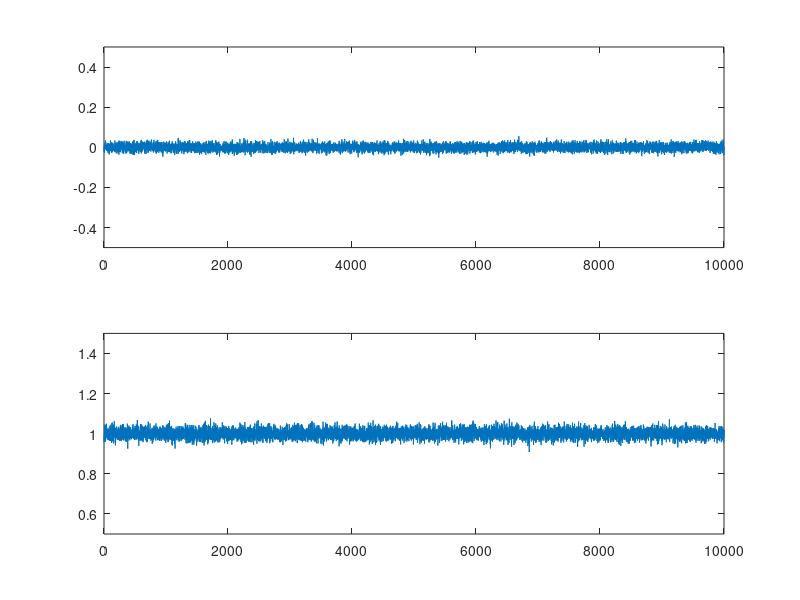
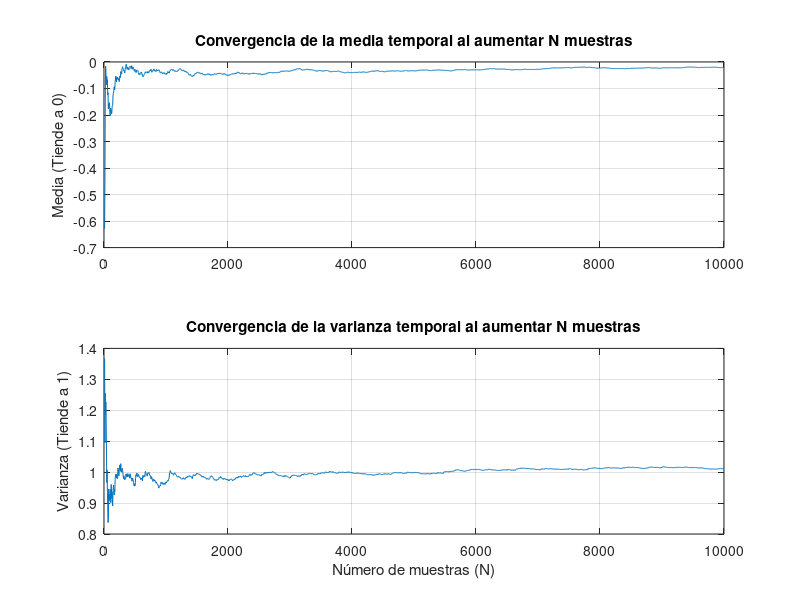
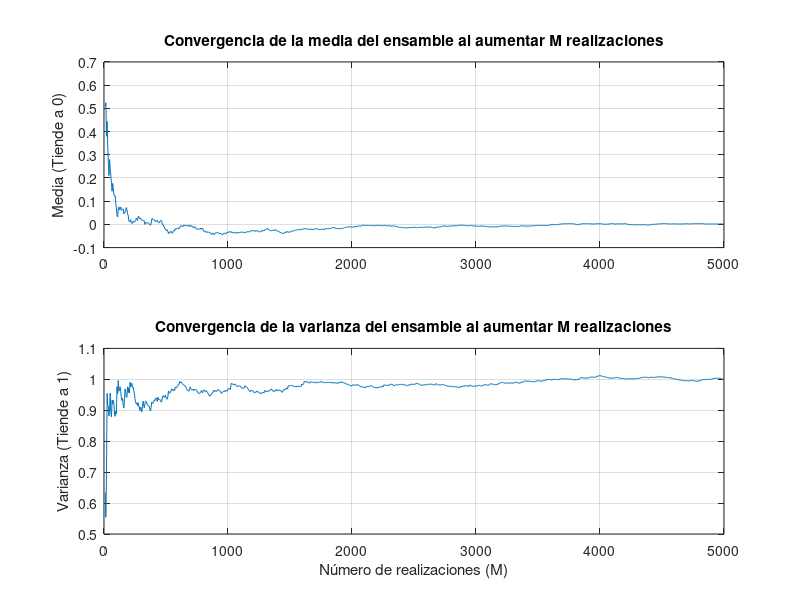

Write MATLAB code to recreate these figures, in order.
N = 10000; # Nro de muestras temporales
M = 5000;   # Nro de realizaciones (señales independientes)

# Generar la señal aleatoria gaussiana (media = 0 varianza = 1)
# randn genera directamente valores con distribucion normal estandar
X = randn(M, N); # Matriz MxN

# Calculamos la media y la varianza del ensamble para cada instante temporal 'n'
media_ensamble = mean(X, 1); # Media a lo largo de las filas (M realizaciones)
# mean(Matriz,Dimension) Dimension = 1 -> Filas

varianza_ensamble = var(X, 0, 1); # Varianza a lo largo de las filas
# var(Matriz,Factor de Normalizacion, Dimension)

figure(1);
subplot(2,1,1);
title('Media del ensamble en función del tiempo');
plot(media_ensamble);
ylim([-0.5 0.5]);

subplot(2,1,2);
title('Varianza del ensamble en función del tiempo');
plot(varianza_ensamble);
ylim([0.5 1.5]);

# ERGODICIDAD
# Tomamos una reallizacion cualquiera, ej fila 5
realizacion_1 = X(5, :);
media_temporal = mean(realizacion_1);
varianza_temporal = var(realizacion_1);

fprintf('Media temporal (1 realización): %f (Teórico: 0)\n', media_temporal);
fprintf('Varianza temporal (1 realización): %f (Teórico: 1)\n', varianza_temporal);

# CONVERGENCIA AL AUMENTAR MUESTRAS (N)
muestras_vector = 10:5:N;
media_convergencia_N = zeros(1, length(muestras_vector));
varianza_convergencia_N = zeros(1, length(muestras_vector));

# Calculamos aumentando iterativamente la cantidad de muestras
for i = 1:length(muestras_vector)
    datos_parciales = realizacion_1(1:muestras_vector(i));
    media_convergencia_N(i) = mean(datos_parciales);
    varianza_convergencia_N(i) = var(datos_parciales);
end

figure(2);
subplot(2,1,1);
plot(muestras_vector, media_convergencia_N);
title('Convergencia de la media temporal al aumentar N muestras');
ylabel('Media (Tiende a 0)');
grid on;

subplot(2,1,2);
plot(muestras_vector, varianza_convergencia_N);
title('Convergencia de la varianza temporal al aumentar N muestras');
xlabel('Número de muestras (N)');
ylabel('Varianza (Tiende a 1)');
grid on;

# CONVERGENCIA AL AUMENTAR REALIZACIONES (M)
instante_n = X(:, 25); # Tomamos la columna 25
realizaciones_vector = 10:5:M;
media_convergencia_M = zeros(1, length(realizaciones_vector));
varianza_convergencia_M = zeros(1, length(realizaciones_vector));

# Calculamos aumentando iterativamente la cantidad de realizaciones
for i = 1:length(realizaciones_vector)
    datos_parciales_M = instante_n(1:realizaciones_vector(i));
    media_convergencia_M(i) = mean(datos_parciales_M);
    varianza_convergencia_M(i) = var(datos_parciales_M, 0);
end

figure(3);
subplot(2,1,1);
plot(realizaciones_vector, media_convergencia_M);
title('Convergencia de la media del ensamble al aumentar M realizaciones');
ylabel('Media (Tiende a 0)');
grid on;

subplot(2,1,2);
plot(realizaciones_vector, varianza_convergencia_M);
title('Convergencia de la varianza del ensamble al aumentar M realizaciones');
xlabel('Número de realizaciones (M)');
ylabel('Varianza (Tiende a 1)');
grid on;
